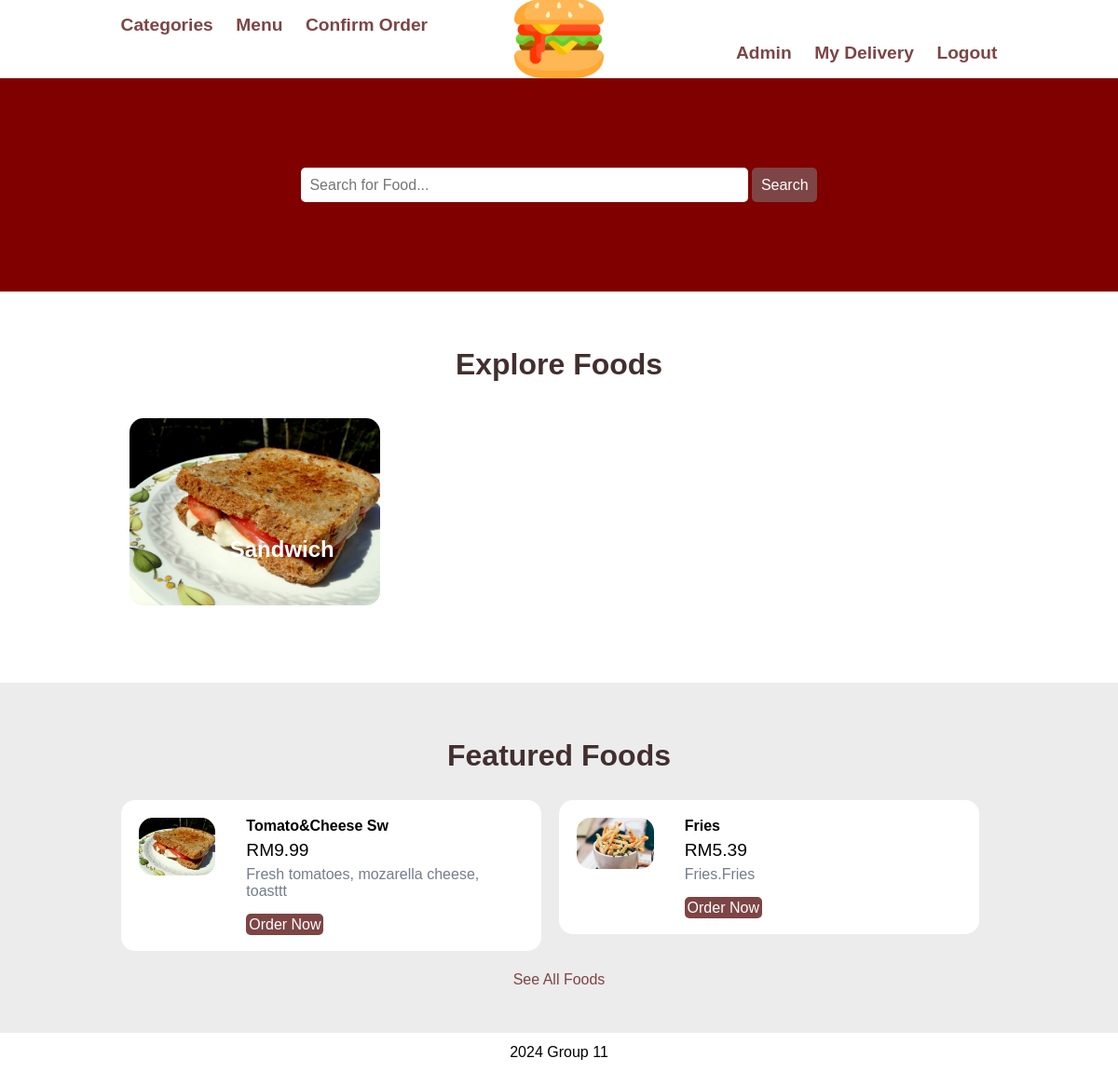
The app's page /index.php (signed in) with its own data.
### tables this page shows
CREATE TABLE `category` (
  `category_id` int(11) NOT NULL,
  `category_image` varchar(255) NOT NULL,
  `category_name` varchar(255) NOT NULL,
  `category_featured` varchar(10) NOT NULL,
  `category_active` varchar(10) NOT NULL
);

CREATE TABLE `item` (
  `item_id` int(11) NOT NULL,
  `item_name` varchar(255) NOT NULL,
  `item_price` decimal(10,2) NOT NULL,
  `item_image` varchar(255) NOT NULL,
  `item_desc` text DEFAULT NULL,
  `category_id` int(11) NOT NULL,
  `item_featured` varchar(10) NOT NULL,
  `item_active` varchar(10) NOT NULL
);

### index.php (the view, shortened to what this page needs)
<?php require('partials-front/menu.php');
?>
<section class="food-search text-center">
    <div class="container">
        <form action="<?php echo SITEURL; ?>food-search.php" method="POST">
            <input type="search" name="search" placeholder="Search for Food..." required>
            <input type="submit" name="submit" value="Search" class="btn btn-primary">
        </form>
    </div>
</section>
<section class="categories">
    <div class="container">
        <h2 class="text-center">Explore Foods</h2>
        <?php
            $sql = "SELECT * FROM category WHERE category_active='Yes' AND category_featured='Yes' LIMIT 3";
            $res = mysqli_query($conn, $sql);
            $count = mysqli_num_rows($res);
            if($count>0)
            {
                while($row=mysqli_fetch_assoc($res))
                {
                    $id = $row['category_id'];
                    $title = $row['category_name'];
                    $image_name = $row['category_image'];
                    ?>
                    <a href="<?php echo SITEURL; ?>category-foods.php?category_id=<?php echo $id; ?>">
                        <div class="box-3 float-container">
                            <?php
                                if($image_name=="")
                                {
                                    echo "<div class='error'>Image not Available</div>";
                                }
                                else
                                {
                                    ?>
                                    <img src="<?php echo SITEURL; ?>images/category/<?php echo $image_name; ?>" alt="Pizza" class="img-responsive img-curve">
                                    <?php
                                }
                            ?>
                            <h3 class="float-text text-white"><?php echo $title; ?></h3>
                        </div>
                    </a>
                    <?php
                }
            }
            else
            {
                echo "<div class='error'>Category not Added.</div>";
            }
        ?>
    </div>
</section>
<section class="food-menu">
    <div class="container">
        <h2 class="text-center">Featured Foods</h2>
        <?php
        $sql2 = "SELECT * FROM item WHERE item_active='Yes' AND item_featured='Yes' LIMIT 6";
        $res2 = mysqli_query($conn, $sql2);
        $count2 = mysqli_num_rows($res2);
        if($count2>0)
        {
            while($row=mysqli_fetch_assoc($res2))
            {
                $id = $row['item_id'];
                $title = $row['item_name'];
                $price = $row['item_price'];
                $description = $row['item_desc'];
                $image_name = $row['item_image'];
                ?>
                <div class="food-menu-box">
                    <div class="food-menu-img">
                        <?php
                            if($image_name=="")
                            {
                                echo "<div class='error'>Image not available.</div>";
                            }
                            else
                            {
                                ?>
                                <img src="<?php echo SITEURL; ?>images/food/<?php echo $image_name; ?>" alt="Chicke Hawain Pizza" class="img-responsive img-curve">
                                <?php
                            }
                        ?>
                    </div>
                    <div class="food-menu-desc">
                        <h4><?php echo $title; ?></h4>
                        <p class="food-price">RM<?php echo $price; ?></p>
                        <p class="food-detail">
                            <?php echo $description; ?>
                        </p>
                        <br>
                        <a href="<?php echo SITEURL; ?>order.php?item_id=<?php echo $id; ?>" class="btn btn-primary">Order Now</a>
                    </div>
                </div>
                <?php
            }
        }
        else
        {
            echo "<div class='error'>Food not available.</div>";
        }
        ?>
    </div>
    <p class="text-center">
        <a href="http://localhost/food-order/foods.php">See All Foods</a>
    </p>
</section>
<?php include('partials-front/footer.php'); ?>

### css/style.css (style rules this page uses)
* { margin: 0 0; padding: 0 0; font-family: Arial, Helvetica, sans-serif; }
.container { width: 80%; margin: 0 auto; padding: 1%; }
.img-responsive { width: 100%; }
.img-curve { border-radius: 15px; }
.text-center { text-align: center; }
.text-white { color: white; }
a { color: #7d4545; text-decoration: none; }
.btn { padding: 1%; border: none; font-size: 1rem; border-radius: 5px; }
.btn-primary { background-color: #7d4545; color: white; cursor: pointer; }
h2 { color: #422f2f; font-size: 2rem; margin-bottom: 2%; }
h3 { font-size: 1.5rem; }
.float-container { position: relative; }
.float-text { position: absolute; bottom: 50px; left: 40%; }
.food-search { background-color: maroon; background-size: cover; background-repeat: no-repeat; background-position: center; padding: 7% 0; }
.food-search input[type="search"] { width: 50%; padding: 1%; font-size: 1rem; border: none; border-radius: 5px; }
.categories { padding: 4% 0; }
.box-3 { width: 28%; float: left; margin: 2%; }
.food-menu { background-color: #ececec; padding: 4% 0; }
.food-menu-box { width: 43%; margin: 1%; padding: 2%; float: left; background-color: white; border-radius: 15px; }
.food-menu-img { width: 20%; float: left; }
.food-menu-desc { width: 70%; float: left; margin-left: 8%; }
.food-price { font-size: 1.2rem; margin: 2% 0; }
.food-detail { font-size: 1rem; color: #747d8c; }

### records on screen
category: category_image (picture), category_name "Sandwich"
item: item_image (picture), item_name "Tomato&Cheese Sw", item_price "9.99", item_desc "Fresh tomatoes, mozarella cheese, toasttt"
item: item_image (picture), item_name "Fries", item_price "5.39", item_desc "Fries.Fries"
